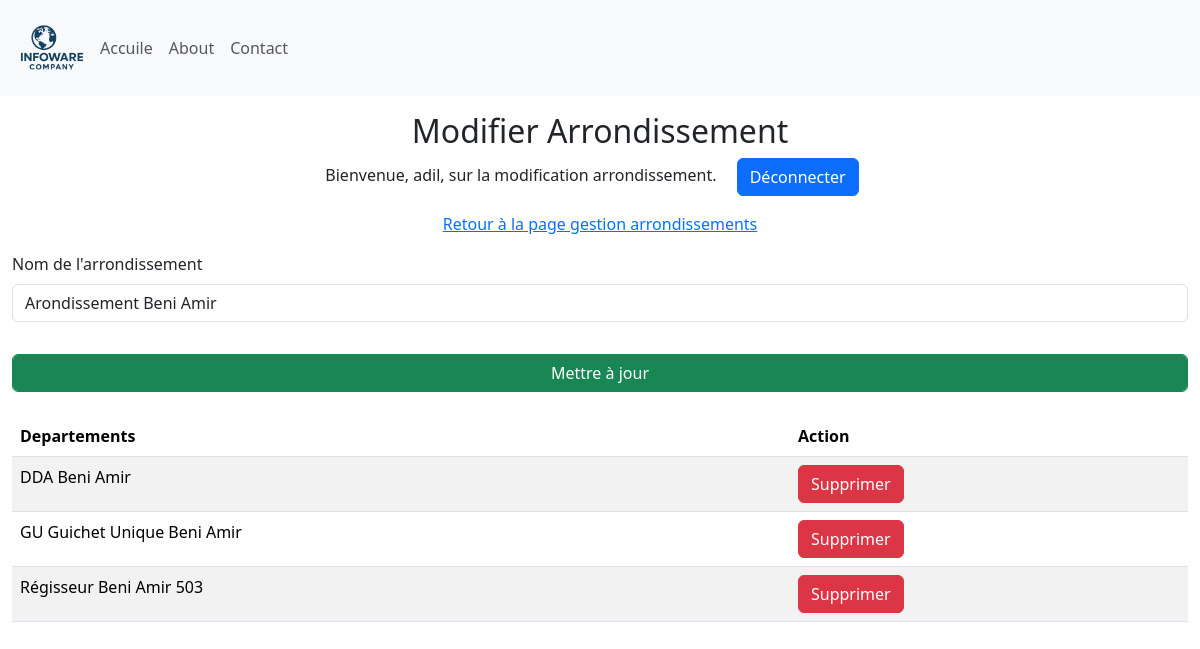
The app's page /update_arrondissement/2 (signed in), older data.
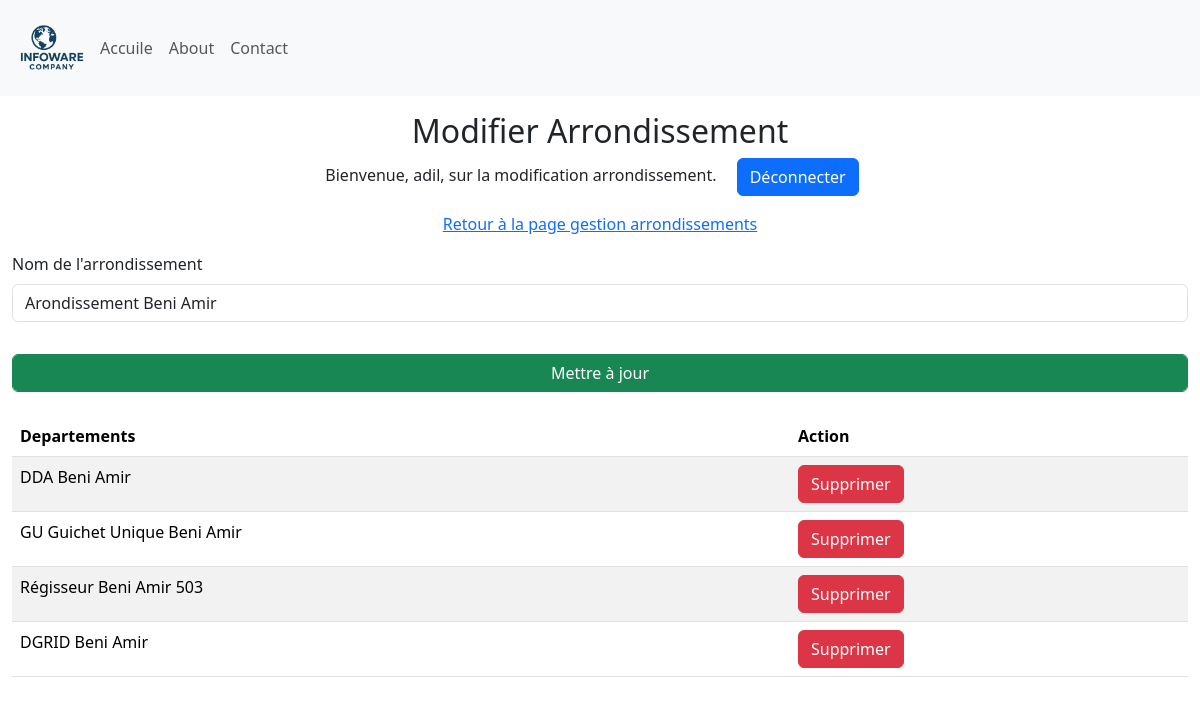
The same page, newer data.
### Site/models.py (models this page shows, shortened)
class Arondissement(db.Model):
    id = db.Column(db.Integer, primary_key=True)
    arondissement = db.Column(db.String(25), unique=True, nullable=False)
    departement = db.relationship('Departement', backref='Departement', lazy=True)

class Departement(db.Model):
    id = db.Column(db.Integer, primary_key=True)
    departement = db.Column(db.String(25), unique=True, nullable=False)
    arondissement = db.Column(db.Integer, db.ForeignKey('arondissement.id'), nullable=False)

### Site/dashbord/arrondissement.py (the view)
@arrondissement.route('/update_arrondissement/<int:arrondissement_id>', methods=['GET', 'POST'])
def update_arrondissement(arrondissement_id):
    if 'user' not in session:
        return redirect(url_for('admin.admin'))
    arrondissement = Arondissement.query.get_or_404(arrondissement_id)
    if request.method == 'POST':
        new_name = request.form.get('arrondissementName')
        if new_name:
            arrondissement.arondissement = new_name
            db.session.commit()
            return redirect(url_for('arrondissement.manage_Arrondissements'))
    return render_template('update_arondissement.html', name=session['user'], arrondissement=arrondissement, departements=arrondissement.departement)

### Site/templates/update_arondissement.html (shortened to what this page needs)
{% extends 'base.html' %}
{% block body %}
<div class="container-fluid">
    <div class="row">
        <div class="col-12  my-3">
            <div class="text-center">
                <h2>Modifier Arrondissement</h2>
                <p>Bienvenue, {{ name }}, sur la modification arrondissement. <a class="mx-3 btn btn-primary" href="{{ url_for('admin.logout') }}"">Déconnecter</a></p>
                <p><a href="{{ url_for('arrondissement.manage_Arrondissements') }}">Retour à la page gestion arrondissements</a> </p>
            </div>
           <form method="POST">
                <div class="mb-3">
                    <label for="arrondissementName" class="form-label">Nom de l'arrondissement</label>
                    <input type="text" class="form-control" id="arrondissementName" name="arrondissementName" value="{{ arrondissement.arondissement }}" required>
                </div>
                <div class="mb-3">
                    <input type="submit" class="form-control btn btn-success mt-3" value="Mettre à jour">
                </div>
            </form>
                {% if departements %}
                <table class="table table-striped mt-4 ">
                    <thead>
                        <tr>
                          <th scope="col">Departements</th>
                          <th scope="col">Action</th>
                        </tr>
                      </thead>
                      <tbody>
                        {% for departement in departements %}
                        <tr>
                          <td>{{ departement.departement }}</td>
                          <td>
                             <a href ="{{ url_for('departement.delete_departement', departement_id=departement.id) }}" onclick="return confirm('Êtes-vous sûr de vouloir supprimer cet arrondissement ?');"  class="btn btn-danger">Supprimer</a>
                          </td>
                        </tr>
                        {% endfor %}
                </table>
                {% else %}
                <p class="mt-4 text-danger h4">Aucun departement associé à cet arrondissement.</p>
                {% endif %}
        </div>
    </div>
</div>
{% endblock %}

### Site/templates/base.html (shortened to what this page needs)
<!DOCTYPE html>
<html lang="fr">
<head>
    <link href="https://cdn.jsdelivr.net/npm/bootstrap@5.3.8/dist/css/bootstrap.min.css" rel="stylesheet">
    <link rel="stylesheet" href={{url_for('static', filename='style.css')}}>
</head>
<body>
    <nav class="navbar navbar-expand-lg bg-light" >
        <div class="container-fluid" >
          <img width="80px" src="{{url_for('static', filename='logo.png')}}" alt="logo">
          <div class="collapse navbar-collapse" id="navbarNav">
            <ul class="navbar-nav">
              <li class="nav-item">
                <a class="nav-link"  href="{{ url_for('main.home') }}">Accuile</a>
              </li>
              <li class="nav-item">
                <a class="nav-link" href={{ url_for('about.about_page') }}>About</a>
              </li>
              <li class="nav-item">
                <a class="nav-link" href="#">Contact</a>
              </li>
            </ul>
          </div>
        </div>
      </nav>
      {% block body %}{% endblock %}
</body>
</html>

### Site/static/style.css (style rules this page uses)
* { margin: 0; padding: 0; box-sizing: border-box; }
:root { --primary-color: #0056b3; --secondary-color: #f8f9fa; --text-color: #333; --highlight-color: #007bff; }
body { font-family: 'Segoe UI', Tahoma, Geneva, Verdana, sans-serif; }

Row changes from the older to the newer data that the page shows:
added Departement: departement "DGRID Beni Amir"
